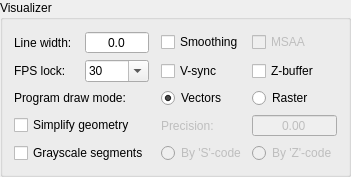
          <widget class="GroupBox" name="grpVisualizer">
           <property name="title">
            <string>Visualizer</string>
           </property>
           <layout class="QVBoxLayout" name="verticalLayout_2">
            <item>
             <layout class="QGridLayout" name="gridLayout_5">
              <item row="1" column="4">
               <widget class="QCheckBox" name="chkZBuffer">
                <property name="text">
                 <string>Z-buffer</string>
                </property>
               </widget>
              </item>
              <item row="0" column="4">
               <widget class="QCheckBox" name="radMSAA">
                <property name="enabled">
                 <bool>false</bool>
                </property>
                <property name="text">
                 <string>MSAA</string>
                </property>
               </widget>
              </item>
              <item row="0" column="0">
               <layout class="QHBoxLayout" name="horizontalLayout_4">
                <item>
                 <widget class="QLabel" name="label_5">
                  <property name="text">
                   <string>Line width:</string>
                  </property>
                 </widget>
                </item>
                <item>
                 <widget class="NumberBox" name="txtLineWidth">
                  <property name="alignment">
                   <set>Qt::AlignCenter</set>
                  </property>
                  <property name="buttonSymbols">
                   <enum>QAbstractSpinBox::NoButtons</enum>
                  </property>
                  <property name="decimals">
                   <number>1</number>
                  </property>
                  <property name="maximum">
                   <double>9.000000000000000</double>
                  </property>
                 </widget>
                </item>
               </layout>
              </item>
              <item row="1" column="0">
               <layout class="QHBoxLayout" name="horizontalLayout_7">
                <item>
                 <widget class="QLabel" name="label_7">
                  <property name="text">
                   <string>FPS lock:</string>
                  </property>
                 </widget>
                </item>
                <item>
                 <widget class="QComboBox" name="cboFps">
                  <property name="inputMethodHints">
                   <set>Qt::ImhDigitsOnly|Qt::ImhFormattedNumbersOnly</set>
                  </property>
                  <property name="editable">
                   <bool>true</bool>
                  </property>
                  <item>
                   <property name="text">
                    <string>30</string>
                   </property>
                  </item>
                  <item>
                   <property name="text">
                    <string>60</string>
                   </property>
                  </item>
                  <item>
                   <property name="text">
                    <string>120</string>
                   </property>
                  </item>
                 </widget>
                </item>
               </layout>
              </item>
              <item row="2" column="0">
               <widget class="QLabel" name="label_6">
                <property name="text">
                 <string>Program draw mode:</string>
                </property>
               </widget>
              </item>
              <item row="2" column="3">
               <widget class="QRadioButton" name="radDrawModeVectors">
                <property name="text">
                 <string>Vectors</string>
                </property>
                <property name="checked">
                 <bool>true</bool>
                </property>
                <property name="autoExclusive">
                 <bool>false</bool>
                </property>
               </widget>
              </item>
              <item row="2" column="4">
               <widget class="QRadioButton" name="radDrawModeRaster">
                <property name="text">
                 <string>Raster</string>
                </property>
                <property name="autoExclusive">
                 <bool>false</bool>
                </property>
               </widget>
              </item>
              <item row="0" column="2">
               <spacer name="horizontalSpacer_5">
                <property name="orientation">
                 <enum>Qt::Horizontal</enum>
                </property>
                <property name="sizeType">
                 <enum>QSizePolicy::Fixed</enum>
                </property>
                <property name="sizeHint" stdset="0">
                 <size>
                  <width>6</width>
                  <height>20</height>
                 </size>
                </property>
               </spacer>
              </item>
              <item row="4" column="4">
               <widget class="QRadioButton" name="radGrayscaleZ">
                <property name="enabled">
                 <bool>false</bool>
                </property>
                <property name="text">
                 <string>By 'Z'-code</string>
                </property>
                <property name="autoExclusive">
                 <bool>false</bool>
                </property>
               </widget>
              </item>
              <item row="4" column="3">
               <widget class="QRadioButton" name="radGrayscaleS">
                <property name="enabled">
                 <bool>false</bool>
                </property>
                <property name="text">
                 <string>By 'S'-code</string>
                </property>
                <property name="autoExclusive">
                 <bool>false</bool>
                </property>
               </widget>
              </item>
              <item row="4" column="0">
               <widget class="QCheckBox" name="chkGrayscale">
                <property name="text">
                 <string>Grayscale segments</string>
                </property>
               </widget>
              </item>
              <item row="3" column="4">
               <widget class="NumberBox" name="txtSimplifyPrecision">
                <property name="enabled">
                 <bool>false</bool>
                </property>
                <property name="alignment">
                 <set>Qt::AlignCenter</set>
                </property>
                <property name="buttonSymbols">
                 <enum>QAbstractSpinBox::NoButtons</enum>
                </property>
                <property name="decimals">
                 <number>2</number>
                </property>
                <property name="maximum">
                 <double>99.000000000000000</double>
                </property>
               </widget>
              </item>
              <item row="3" column="0">
               <widget class="QCheckBox" name="chkSimplify">
                <property name="text">
                 <string>Simplify geometry</string>
                </property>
               </widget>
              </item>
              <item row="3" column="3">
               <widget class="QLabel" name="lblSimpilyPrecision">
                <property name="enabled">
                 <bool>false</bool>
                </property>
                <property name="text">
                 <string>Precision:</string>
                </property>
               </widget>
              </item>
              <item row="1" column="3">
               <widget class="QCheckBox" name="chkVSync">
                <property name="text">
                 <string>V-sync</string>
                </property>
               </widget>
              </item>
              <item row="0" column="3">
               <widget class="QCheckBox" name="chkAntialiasing">
                <property name="text">
                 <string>Smoothing</string>
                </property>
               </widget>
              </item>
             </layout>
            </item>
           </layout>
          </widget>
